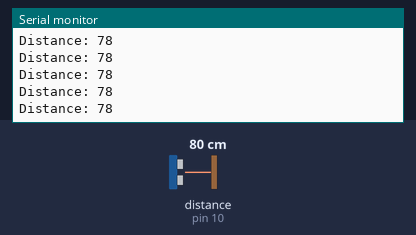
The sketch below on a simulated Arduino Uno, built with avr-gcc and run on an emulated ATmega328P. On the bench: the last lines printed to the serial monitor. Wiring (inferred from the names in the program): ultrasonic range finder: trigger pin 9; echo pin 10. Inputs (shaded band) come from the test bench; at power-on: distance to the obstacle (sensor on pin 10) 80 cm. The echo pulse lasts 58.3 µs per cm.

Above: at 1.2 s.
1.3 s: distance to the obstacle (sensor on pin 10) set to 2 cm
At 2.4 s:
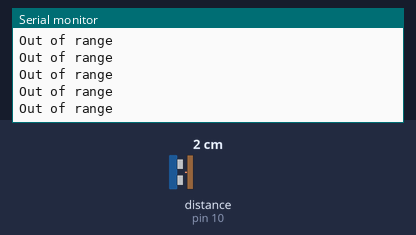
3.2 s: distance to the obstacle (sensor on pin 10) set to 4 cm
At 4.3 s:
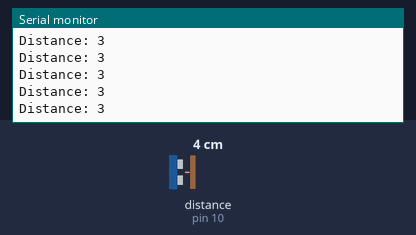
6.2 s: distance to the obstacle (sensor on pin 10) set to 60 cm
At 6.9 s:
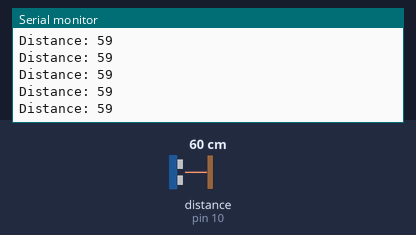
9.2 s: distance to the obstacle (sensor on pin 10) set to 2 cm
Timing chart, 0 to 9.7 s (numbered marks = the images above; inputs shaded):
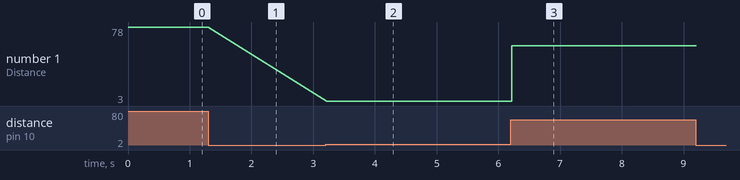

Measured:
- after the input at 1.3 s, the serial monitor: prints a new line at once (image 1)
- after the input at 3.2 s, the serial monitor: prints a new line at once (image 2)
- after the input at 6.2 s, the serial monitor: prints a new line at once (image 3)
- plotted number 1: 78 → 3 after the input at 3.2 s, 3 → 59 after the input at 6.2 s

The sketch:

Ultrasonic.ino
```cpp
// defines pins numbers
const int trigPin = 9;
const int echoPin = 10;

// defines variables
long duration;
int distance;

void setup() {
  Serial.begin(38400);
pinMode(trigPin, OUTPUT); // Sets the trigPin as an Output
pinMode(echoPin, INPUT); // Sets the echoPin as an Input
 // Starts the serial communication
}

void loop() {
// Clears the trigPin
digitalWrite(trigPin, LOW);
delayMicroseconds(2);

// Sets the trigPin on HIGH state for 10 micro seconds
digitalWrite(trigPin, HIGH);
delayMicroseconds(10);
digitalWrite(trigPin, LOW);

// Reads the echoPin, returns the sound wave travel time in microseconds
duration = pulseIn(echoPin, HIGH);

// Calculating the distance in centimeters
distance= duration*0.034/2;
if (distance >= 400 || distance <= 2)
{
  Serial.println("Out of range");
}
else
{
   //Activate trap
  Serial.print("Distance: ");
  Serial.println(distance);
}
// Prints the distance on the Serial Monitor

}
```
